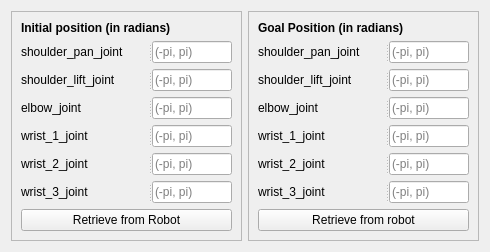
                  <widget class="QWidget" name="jointspace_4">
                   <attribute name="title">
                    <string>Joint space</string>
                   </attribute>
                   <layout class="QHBoxLayout" name="horizontalLayout_6">
                    <item>
                     <widget class="QFrame" name="frame_43">
                      <property name="frameShape">
                       <enum>QFrame::StyledPanel</enum>
                      </property>
                      <property name="frameShadow">
                       <enum>QFrame::Raised</enum>
                      </property>
                      <layout class="QVBoxLayout" name="verticalLayout_22">
                       <item>
                        <widget class="QLabel" name="label_79">
                         <property name="font">
                          <font>
                           <weight>75</weight>
                           <bold>true</bold>
                          </font>
                         </property>
                         <property name="text">
                          <string>Initial position (in radians)</string>
                         </property>
                        </widget>
                       </item>
                       <item>
                        <widget class="QSplitter" name="splitter_74">
                         <property name="orientation">
                          <enum>Qt::Horizontal</enum>
                         </property>
                         <widget class="QLabel" name="label_80">
                          <property name="text">
                           <string>shoulder_pan_joint</string>
                          </property>
                         </widget>
                         <widget class="QLineEdit" name="set_JointState_init_0_lineEdit_3">
                          <property name="maximumSize">
                           <size>
                            <width>80</width>
                            <height>40</height>
                           </size>
                          </property>
                          <property name="maxLength">
                           <number>6</number>
                          </property>
                          <property name="placeholderText">
                           <string>(-pi, pi)</string>
                          </property>
                          <property name="clearButtonEnabled">
                           <bool>false</bool>
                          </property>
                         </widget>
                        </widget>
                       </item>
                       <item>
                        <widget class="QSplitter" name="splitter_75">
                         <property name="orientation">
                          <enum>Qt::Horizontal</enum>
                         </property>
                         <widget class="QLabel" name="label_81">
                          <property name="text">
                           <string>shoulder_lift_joint</string>
                          </property>
                         </widget>
                         <widget class="QLineEdit" name="set_JointState_init_1_lineEdit_3">
                          <property name="maximumSize">
                           <size>
                            <width>80</width>
                            <height>40</height>
                           </size>
                          </property>
                          <property name="maxLength">
                           <number>6</number>
                          </property>
                          <property name="placeholderText">
                           <string>(-pi, pi)</string>
                          </property>
                          <property name="clearButtonEnabled">
                           <bool>false</bool>
                          </property>
                         </widget>
                        </widget>
                       </item>
                       <item>
                        <widget class="QSplitter" name="splitter_76">
                         <property name="orientation">
                          <enum>Qt::Horizontal</enum>
                         </property>
                         <widget class="QLabel" name="label_82">
                          <property name="text">
                           <string>elbow_joint</string>
                          </property>
                         </widget>
                         <widget class="QLineEdit" name="set_JointState_init_2_lineEdit_3">
                          <property name="maximumSize">
                           <size>
                            <width>80</width>
                            <height>40</height>
                           </size>
                          </property>
                          <property name="maxLength">
                           <number>6</number>
                          </property>
                          <property name="placeholderText">
                           <string>(-pi, pi)</string>
                          </property>
                          <property name="clearButtonEnabled">
                           <bool>false</bool>
                          </property>
                         </widget>
                        </widget>
                       </item>
                       <item>
                        <widget class="QSplitter" name="splitter_77">
                         <property name="orientation">
                          <enum>Qt::Horizontal</enum>
                         </property>
                         <widget class="QLabel" name="label_83">
                          <property name="text">
                           <string>wrist_1_joint</string>
                          </property>
                         </widget>
                         <widget class="QLineEdit" name="set_JointState_init_3_lineEdit_3">
                          <property name="maximumSize">
                           <size>
                            <width>80</width>
                            <height>40</height>
                           </size>
                          </property>
                          <property name="maxLength">
                           <number>6</number>
                          </property>
                          <property name="placeholderText">
                           <string>(-pi, pi)</string>
                          </property>
                          <property name="clearButtonEnabled">
                           <bool>false</bool>
                          </property>
                         </widget>
                        </widget>
                       </item>
                       <item>
                        <widget class="QSplitter" name="splitter_78">
                         <property name="orientation">
                          <enum>Qt::Horizontal</enum>
                         </property>
                         <widget class="QLabel" name="label_84">
                          <property name="text">
                           <string>wrist_2_joint</string>
                          </property>
                         </widget>
                         <widget class="QLineEdit" name="set_JointState_init_4_lineEdit_3">
                          <property name="maximumSize">
                           <size>
                            <width>80</width>
                            <height>40</height>
                           </size>
                          </property>
                          <property name="maxLength">
                           <number>6</number>
                          </property>
                          <property name="placeholderText">
                           <string>(-pi, pi)</string>
                          </property>
                          <property name="clearButtonEnabled">
                           <bool>false</bool>
                          </property>
                         </widget>
                        </widget>
                       </item>
                       <item>
                        <widget class="QSplitter" name="splitter_79">
                         <property name="orientation">
                          <enum>Qt::Horizontal</enum>
                         </property>
                         <widget class="QLabel" name="label_85">
                          <property name="text">
                           <string>wrist_3_joint</string>
                          </property>
                         </widget>
                         <widget class="QLineEdit" name="set_JointState_init_5_lineEdit_3">
                          <property name="maximumSize">
                           <size>
                            <width>80</width>
                            <height>40</height>
                           </size>
                          </property>
                          <property name="maxLength">
                           <number>6</number>
                          </property>
                          <property name="placeholderText">
                           <string>(-pi, pi)</string>
                          </property>
                          <property name="clearButtonEnabled">
                           <bool>false</bool>
                          </property>
                         </widget>
                        </widget>
                       </item>
                       <item>
                        <widget class="QPushButton" name="get_JS_init_robot_pushButton_3">
                         <property name="text">
                          <string>Retrieve from Robot</string>
                         </property>
                        </widget>
                       </item>
                      </layout>
                     </widget>
                    </item>
                    <item>
                     <widget class="QFrame" name="frame_44">
                      <property name="frameShape">
                       <enum>QFrame::StyledPanel</enum>
                      </property>
                      <property name="frameShadow">
                       <enum>QFrame::Raised</enum>
                      </property>
                      <layout class="QVBoxLayout" name="verticalLayout_23">
                       <item>
                        <widget class="QLabel" name="label_86">
                         <property name="font">
                          <font>
                           <weight>75</weight>
                           <bold>true</bold>
                          </font>
                         </property>
                         <property name="text">
                          <string>Goal Position (in radians)</string>
                         </property>
                        </widget>
                       </item>
                       <item>
                        <widget class="QSplitter" name="splitter_80">
                         <property name="orientation">
                          <enum>Qt::Horizontal</enum>
                         </property>
                         <widget class="QLabel" name="label_87">
                          <property name="text">
                           <string>shoulder_pan_joint</string>
                          </property>
                         </widget>
                         <widget class="QLineEdit" name="set_JointState_goal_0_lineEdit_3">
                          <property name="maximumSize">
                           <size>
                            <width>80</width>
                            <height>40</height>
                           </size>
                          </property>
                          <property name="maxLength">
                           <number>6</number>
                          </property>
                          <property name="placeholderText">
                           <string>(-pi, pi)</string>
                          </property>
                          <property name="clearButtonEnabled">
                           <bool>false</bool>
                          </property>
                         </widget>
                        </widget>
                       </item>
                       <item>
                        <widget class="QSplitter" name="splitter_81">
                         <property name="orientation">
                          <enum>Qt::Horizontal</enum>
                         </property>
                         <widget class="QLabel" name="label_88">
                          <property name="text">
                           <string>shoulder_lift_joint</string>
                          </property>
                         </widget>
                         <widget class="QLineEdit" name="set_JointState_goal_1_lineEdit_3">
                          <property name="maximumSize">
                           <size>
                            <width>80</width>
                            <height>40</height>
                           </size>
                          </property>
                          <property name="maxLength">
                           <number>6</number>
                          </property>
                          <property name="placeholderText">
                           <string>(-pi, pi)</string>
                          </property>
                          <property name="clearButtonEnabled">
                           <bool>false</bool>
                          </property>
                         </widget>
                        </widget>
                       </item>
                       <item>
                        <widget class="QSplitter" name="splitter_82">
                         <property name="orientation">
                          <enum>Qt::Horizontal</enum>
                         </property>
                         <widget class="QLabel" name="label_89">
                          <property name="text">
                           <string>elbow_joint</string>
                          </property>
                         </widget>
                         <widget class="QLineEdit" name="set_JointState_goal_2_lineEdit_3">
                          <property name="maximumSize">
                           <size>
                            <width>80</width>
                            <height>40</height>
                           </size>
                          </property>
                          <property name="maxLength">
                           <number>6</number>
                          </property>
                          <property name="placeholderText">
                           <string>(-pi, pi)</string>
                          </property>
                          <property name="clearButtonEnabled">
                           <bool>false</bool>
                          </property>
                         </widget>
                        </widget>
                       </item>
                       <item>
                        <widget class="QSplitter" name="splitter_83">
                         <property name="orientation">
                          <enum>Qt::Horizontal</enum>
                         </property>
                         <widget class="QLabel" name="label_90">
                          <property name="text">
                           <string>wrist_1_joint</string>
                          </property>
                         </widget>
                         <widget class="QLineEdit" name="set_JointState_goal_3_lineEdit_3">
                          <property name="maximumSize">
                           <size>
                            <width>80</width>
                            <height>40</height>
                           </size>
                          </property>
                          <property name="maxLength">
                           <number>6</number>
                          </property>
                          <property name="placeholderText">
                           <string>(-pi, pi)</string>
                          </property>
                          <property name="clearButtonEnabled">
                           <bool>false</bool>
                          </property>
                         </widget>
                        </widget>
                       </item>
                       <item>
                        <widget class="QSplitter" name="splitter_84">
                         <property name="orientation">
                          <enum>Qt::Horizontal</enum>
                         </property>
                         <widget class="QLabel" name="label_91">
                          <property name="text">
                           <string>wrist_2_joint</string>
                          </property>
                         </widget>
                         <widget class="QLineEdit" name="set_JointState_goal_4_lineEdit_3">
                          <property name="maximumSize">
                           <size>
                            <width>80</width>
                            <height>40</height>
                           </size>
                          </property>
                          <property name="maxLength">
                           <number>6</number>
                          </property>
                          <property name="placeholderText">
                           <string>(-pi, pi)</string>
                          </property>
                          <property name="clearButtonEnabled">
                           <bool>false</bool>
                          </property>
                         </widget>
                        </widget>
                       </item>
                       <item>
                        <widget class="QSplitter" name="splitter_85">
                         <property name="orientation">
                          <enum>Qt::Horizontal</enum>
                         </property>
                         <widget class="QLabel" name="label_92">
                          <property name="text">
                           <string>wrist_3_joint</string>
                          </property>
                         </widget>
                         <widget class="QLineEdit" name="set_JointState_goal_5_lineEdit_3">
                          <property name="maximumSize">
                           <size>
                            <width>80</width>
                            <height>40</height>
                           </size>
                          </property>
                          <property name="maxLength">
                           <number>6</number>
                          </property>
                          <property name="placeholderText">
                           <string>(-pi, pi)</string>
                          </property>
                          <property name="clearButtonEnabled">
                           <bool>false</bool>
                          </property>
                         </widget>
                        </widget>
                       </item>
                       <item>
                        <widget class="QPushButton" name="get_JS_goal_robot_pushButton_3">
                         <property name="text">
                          <string>Retrieve from robot</string>
                         </property>
                        </widget>
                       </item>
                      </layout>
                     </widget>
                    </item>
                   </layout>
                  </widget>
